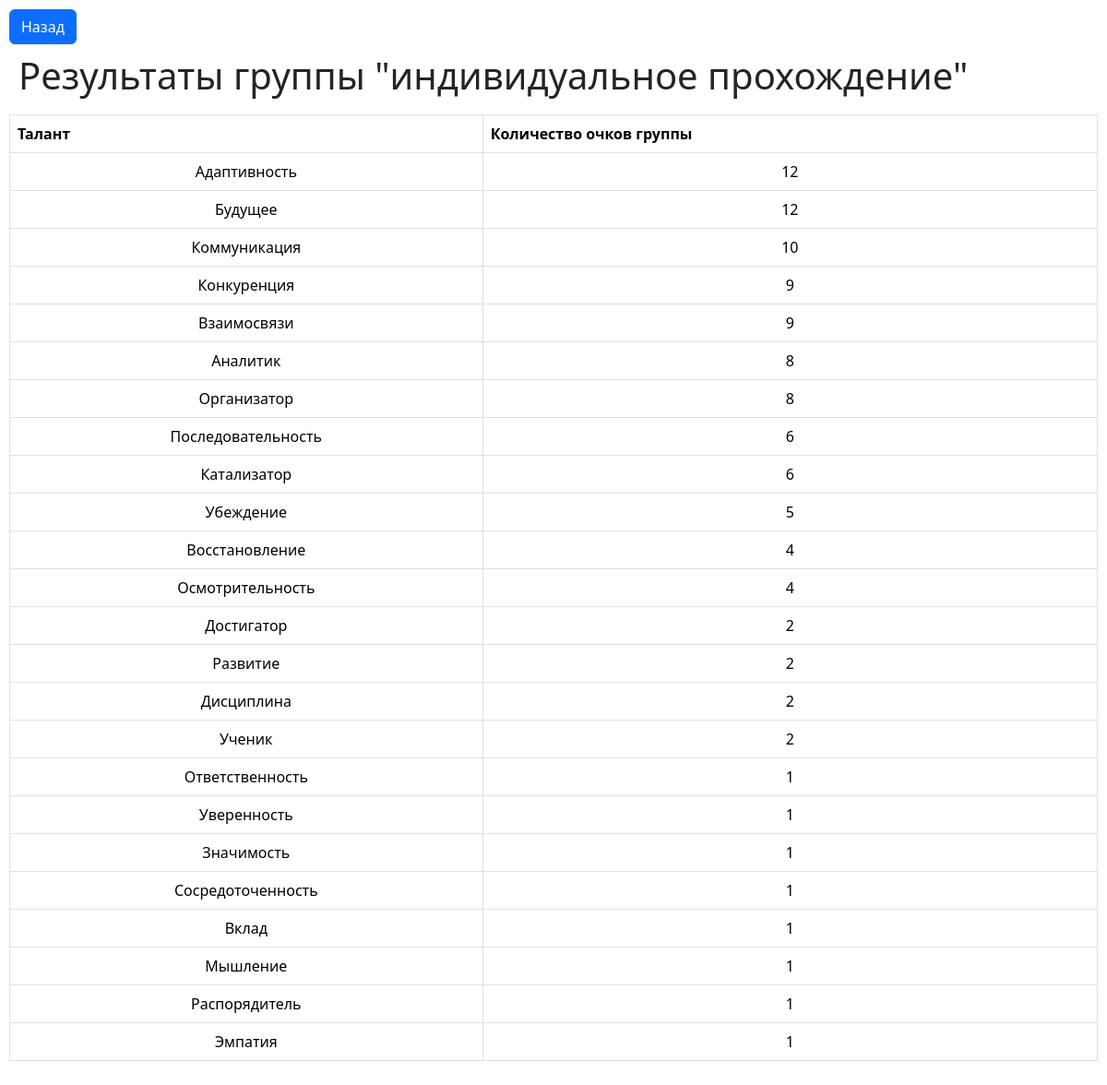
Screenshot of /group/1/ (signed in) with the database file from the repository.
### questionnaire/models.py (models this page shows, shortened)
class Group(models.Model):
    title = models.CharField(max_length=50)
    users = models.ManyToManyField(User, blank=True)
    show_results = models.BooleanField(default=True)
    num_competences_displayed = models.IntegerField(default=5)

class UserResult(models.Model):
    user = models.ForeignKey(User, on_delete=models.CASCADE)
    competence_name = models.CharField(max_length=100)
    competence_count = models.IntegerField()

### questionnaire/views.py (the view)
# urls.py: path('group/<int:group_id>/', views.group_detail, name='group_detail'),
@login_required
def group_detail(request, group_id):
    result = {}
    group = Group.objects.get(id=group_id)
    user_results = UserResult.objects.filter(user__group=group).order_by('-competence_count')
    for user_result in user_results:
        result[user_result.competence_name] = 0
    for user_result in user_results:
        result[user_result.competence_name] = result[user_result.competence_name] + user_result.competence_count
    result = sorted(result.items(), key=lambda x: x[1], reverse=True)
    return render(request, 'group_detail.html', {'group': group, 'user_results': result})

### templates/group_detail.html (shortened to what this page needs)
{% load static %}
<!DOCTYPE html>
<html>
<head>
    <link rel="stylesheet" type="text/css" href="{% static 'css/styles.css' %}">
    <link href="https://cdn.jsdelivr.net/npm/bootstrap@5.3.2/dist/css/bootstrap.min.css" rel="stylesheet">
</head>
<body>
<a href="{% url 'mini_admin' %}" class="btn btn-primary">Назад</a>
<h1>Результаты группы "{{ group.title }}"</h1>
<table class="table table-bordered">
    <thead>
        <tr>
            <th>Талант</th>
            <th>Количество очков группы</th>
        </tr>
    </thead>
    <tbody>
        {% for user_result in user_results %}
            <tr>
                <td>{{ user_result.0 }}</td>
                <td>{{ user_result.1 }}</td>
            </tr>
        {% endfor %}
    </tbody>
</table>
</body>
</html>

### static/css/styles.css (style rules this page uses)
body { font-family: 'Roboto', sans-serif; padding: 10px; }
h1 { position: sticky; top: 0; background-color: white; z-index: 999; padding: 10px; }
th { background-color: #f8f9fa; border: 1px solid #dee2e6; text-align: center; }
td { border: 1px solid #dee2e6; text-align: center; padding: 8px; }

### rows the page displays
Group: title "индивидуальное прохождение"
UserResult: competence_name "Адаптивность"
UserResult: competence_name "Будущее"
UserResult: competence_name "Коммуникация"
UserResult: competence_name "Конкуренция"
UserResult: competence_name "Взаимосвязи"
UserResult: competence_name "Аналитик"
UserResult: competence_name "Организатор"
UserResult: competence_name "Последовательность"
UserResult: competence_name "Катализатор"
UserResult: competence_name "Убеждение"
UserResult: competence_name "Восстановление"
UserResult: competence_name "Осмотрительность"
UserResult: competence_name "Достигатор"
UserResult: competence_name "Развитие"
UserResult: competence_name "Дисциплина"
UserResult: competence_name "Ученик"
UserResult: competence_name "Ответственность"
UserResult: competence_name "Уверенность"
UserResult: competence_name "Значимость"
UserResult: competence_name "Сосредоточенность"
UserResult: competence_name "Вклад"
UserResult: competence_name "Мышление"
UserResult: competence_name "Распорядитель"
UserResult: competence_name "Эмпатия"

### other values shown
{{ user_result.1 }} "12" "12" "10" "9" "9" "8" "8" "6" "6" "5" "4" "4" "2" "2" "2" "2" "1" "1" "1" "1" "1" "1" "1" "1"
